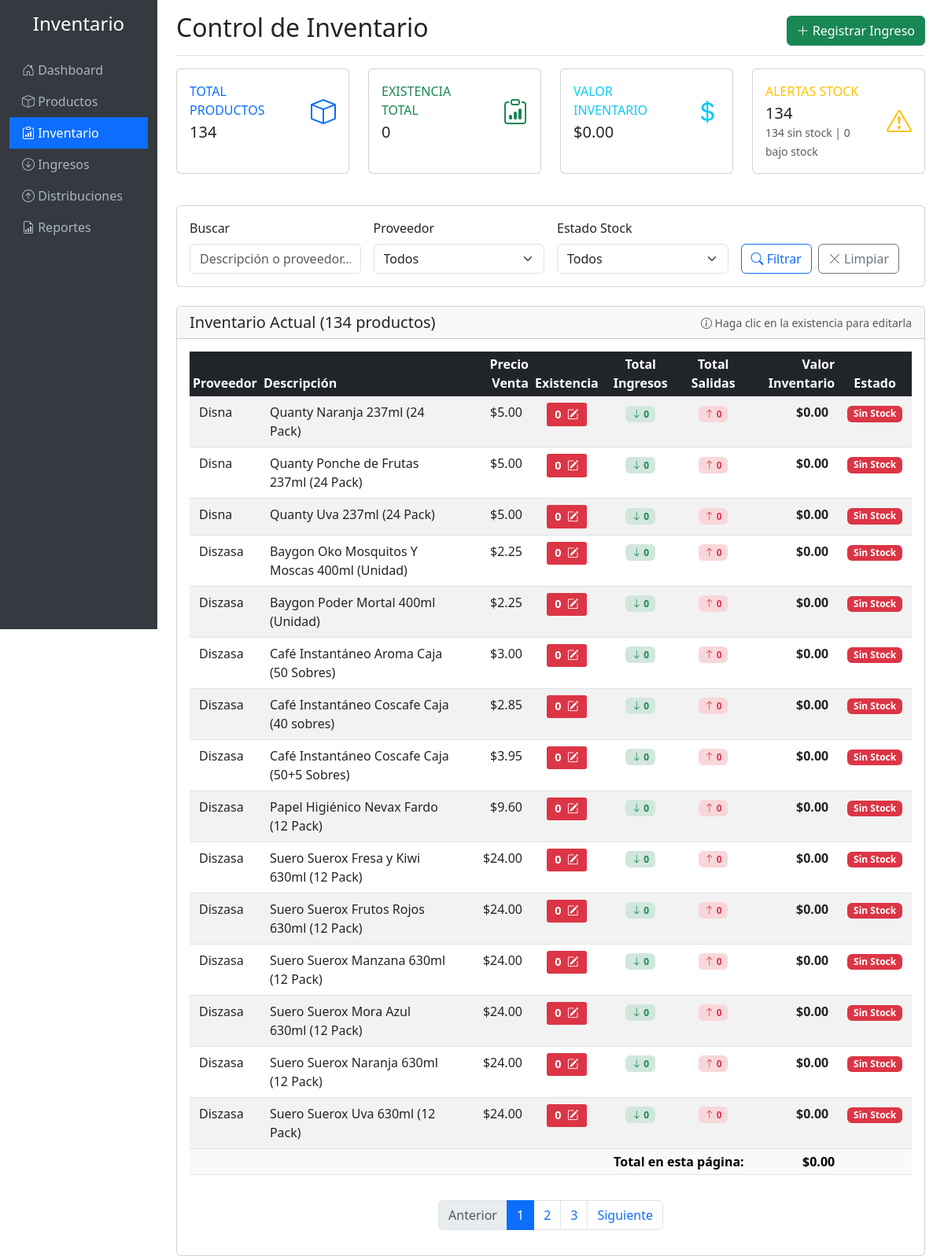
The app's page /inventario.php with its own data.
### tables this page shows
CREATE TABLE IF NOT EXISTS `productos` (
  `id` int NOT NULL AUTO_INCREMENT,
  `proveedor` varchar(255) NOT NULL,
  `descripcion` text NOT NULL,
  `precio_compra` decimal(10,2) DEFAULT '0.00' COMMENT 'Último precio de compra registrado',
  `precio_venta` decimal(10,2) NOT NULL,
  `existencia` int DEFAULT '0',
  `margen_ganancia` decimal(5,2) GENERATED ALWAYS AS ((case when (`precio_compra` > 0) then (((`precio_venta` - `precio_compra`) / `precio_compra`) * 100) else 0 end)) STORED COMMENT 'Margen de ganancia en porcentaje (calculado automáticamente)',
  `fecha_creacion` timestamp NULL DEFAULT CURRENT_TIMESTAMP,
  `fecha_actualizacion` timestamp NULL DEFAULT CURRENT_TIMESTAMP ON UPDATE CURRENT_TIMESTAMP,
  PRIMARY KEY (`id`),
  KEY `idx_proveedor` (`proveedor`),
  KEY `idx_existencia` (`existencia`)
);

### inventario.php (the view, shortened to what the rows shown need)
<?php
$database = new Database();
$db = $database->getConnection();
$page = isset($_GET['page']) ? (int)$_GET['page'] : 1;
$limit = 15;
$offset = ($page - 1) * $limit;
$where_conditions = [];
$params = [];
$where_clause = !empty($where_conditions) ? "WHERE " . implode(" AND ", $where_conditions) : "";
$query = "SELECT
            p.id,
            p.proveedor,
            p.descripcion,
            p.precio_venta,
            p.existencia,
            p.fecha_creacion,
            p.fecha_actualizacion,
            (p.existencia * p.precio_venta) as valor_inventario,
            (SELECT COALESCE(SUM(di.cantidad), 0)
             FROM detalle_ingresos di
             WHERE di.producto_id = p.id) as total_ingresos,
            (SELECT COALESCE(SUM(dtd.cantidad), 0)
             FROM detalle_tablas_distribucion dtd
             WHERE dtd.producto_id = p.id) as total_salidas
          FROM productos p
          $where_clause
          ORDER BY p.proveedor, p.descripcion
          LIMIT $limit OFFSET $offset";
$stmt = $db->prepare($query);
$stmt->execute($params);
$productos = $stmt->fetchAll();
?>
<!DOCTYPE html>
<html lang="es">
<head>
    <link href="https://cdn.jsdelivr.net/npm/bootstrap@5.3.0/dist/css/bootstrap.min.css" rel="stylesheet">
    <link href="https://cdn.jsdelivr.net/npm/bootstrap-icons@1.10.0/font/bootstrap-icons.css" rel="stylesheet">
</head>
<body>
    <div class="container-fluid">
        <div class="row">
            <main class="col-md-9 ms-sm-auto col-lg-10 px-md-4 main-content">
                <div class="d-flex justify-content-between flex-wrap flex-md-nowrap align-items-center pt-3 pb-2 mb-3 border-bottom">
                    <h1 class="h2">Control de Inventario</h1>
                </div>
                <div class="card">
                    <div class="card-body">
                        <?php if (count($productos) > 0): ?>
                            <div class="table-responsive">
                                <table class="table table-striped table-hover table-sm">
                                    <thead class="table-dark">
                                        <tr>
                                            <th>Proveedor</th>
                                            <th>Descripción</th>
                                            <th class="text-end">Precio Venta</th>
                                            <th class="text-center">Existencia</th>
                                            <th class="text-center">Total Ingresos</th>
                                            <th class="text-center">Total Salidas</th>
                                            <th class="text-end">Valor Inventario</th>
                                            <th class="text-center">Estado</th>
                                        </tr>
                                    </thead>
                                    <tbody>
                                        <?php foreach ($productos as $producto): ?>
                                            <?php
                                            $row_class = '';
                                            if ($producto['existencia'] == 0) {
                                                $row_class = 'row-sin-stock';
                                            } elseif ($producto['existencia'] < 10) {
                                                $row_class = 'row-bajo-stock';
                                            }
                                            ?>
                                            <tr class="<?php echo $row_class; ?>">
                                                <td><?php echo htmlspecialchars($producto['proveedor']); ?></td>
                                                <td>
                                                    <span title="<?php echo htmlspecialchars($producto['descripcion']); ?>">
                                                        <?php echo htmlspecialchars($producto['descripcion']); ?>
                                                    </span>
                                                </td>
                                                <td class="text-end">$<?php echo number_format($producto['precio_venta'], 2); ?></td>
                                                <td class="text-center">
                                                    <span class="existencia-editable badge badge-stock <?php
                                                        echo $producto['existencia'] == 0 ? 'bg-danger' :
                                                             ($producto['existencia'] < 10 ? 'bg-warning text-dark' : 'bg-success');
                                                    ?>"
                                                    data-producto-id="<?php echo $producto['id']; ?>"
                                                    data-existencia-actual="<?php echo $producto['existencia']; ?>"
                                                    data-descripcion="<?php echo htmlspecialchars($producto['descripcion']); ?>"
                                                    title="Clic para editar existencia">
                                                        <?php echo number_format($producto['existencia']); ?>
                                                        <i class="bi bi-pencil-square ms-1"></i>
                                                    </span>
                                                </td>
                                                <td class="text-center">
                                                    <span class="badge bg-success-subtle text-success">
                                                        <i class="bi bi-arrow-down"></i> <?php echo number_format($producto['total_ingresos']); ?>
                                                    </span>
                                                </td>
                                                <td class="text-center">
                                                    <span class="badge bg-danger-subtle text-danger">
                                                        <i class="bi bi-arrow-up"></i> <?php echo number_format($producto['total_salidas']); ?>
                                                    </span>
                                                </td>
                                                <td class="text-end fw-bold">$<?php echo number_format($producto['valor_inventario'], 2); ?></td>
                                                <td class="text-center">
                                                    <?php if ($producto['existencia'] == 0): ?>
                                                        <span class="badge bg-danger">Sin Stock</span>
                                                    <?php elseif ($producto['existencia'] < 10): ?>
                                                        <span class="badge bg-warning text-dark">Bajo Stock</span>
                                                    <?php else: ?>
                                                        <span class="badge bg-success">Normal</span>
                                                    <?php endif; ?>
                                                </td>
                                            </tr>
                                        <?php endforeach; ?>
                                    </tbody>
                                    <tfoot class="table-light">
                                        <tr>
                                            <th colspan="6" class="text-end">Total en esta página:</th>
                                            <th class="text-end">$<?php echo number_format(array_sum(array_column($productos, 'valor_inventario')), 2); ?></th>
                                            <th></th>
                                        </tr>
                                    </tfoot>
                                </table>
                            </div>
                        <?php else: ?>
                            <div class="alert alert-info">
                                <i class="bi bi-info-circle"></i> No se encontraron productos con los criterios especificados.
                            </div>
                        <?php endif; ?>
                    </div>
                </div>
            </main>
        </div>
    </div>
</body>
</html>

### records on screen
productos: proveedor "Disna", descripcion "Quanty Naranja 237ml (24 Pack)", precio_venta "5.00", existencia "0", total_ingresos "0", total_salidas "0", valor_inventario "0.00", shows "Sin Stock"
productos: proveedor "Disna", descripcion "Quanty Ponche de Frutas 237ml (24 Pack)", precio_venta "5.00", existencia "0", total_ingresos "0", total_salidas "0", valor_inventario "0.00", shows "Sin Stock"
productos: proveedor "Disna", descripcion "Quanty Uva 237ml (24 Pack)", precio_venta "5.00", existencia "0", total_ingresos "0", total_salidas "0", valor_inventario "0.00", shows "Sin Stock"
productos: proveedor "Diszasa", descripcion "Baygon Oko Mosquitos Y Moscas 400ml (Unidad)", precio_venta "2.25", existencia "0", total_ingresos "0", total_salidas "0", valor_inventario "0.00", shows "Sin Stock"
productos: proveedor "Diszasa", descripcion "Baygon Poder Mortal 400ml (Unidad)", precio_venta "2.25", existencia "0", total_ingresos "0", total_salidas "0", valor_inventario "0.00", shows "Sin Stock"
productos: proveedor "Diszasa", descripcion "Café Instantáneo Aroma Caja (50 Sobres)", precio_venta "3.00", existencia "0", total_ingresos "0", total_salidas "0", valor_inventario "0.00", shows "Sin Stock"
productos: proveedor "Diszasa", descripcion "Café Instantáneo Coscafe Caja (40 sobres)", precio_venta "2.85", existencia "0", total_ingresos "0", total_salidas "0", valor_inventario "0.00", shows "Sin Stock"
productos: proveedor "Diszasa", descripcion "Café Instantáneo Coscafe Caja (50+5 Sobres)", precio_venta "3.95", existencia "0", total_ingresos "0", total_salidas "0", valor_inventario "0.00", shows "Sin Stock"
productos: proveedor "Diszasa", descripcion "Papel Higiénico Nevax Fardo (12 Pack)", precio_venta "9.60", existencia "0", total_ingresos "0", total_salidas "0", valor_inventario "0.00", shows "Sin Stock"
productos: proveedor "Diszasa", descripcion "Suero Suerox Fresa y Kiwi 630ml (12 Pack)", precio_venta "24.00", existencia "0", total_ingresos "0", total_salidas "0", valor_inventario "0.00", shows "Sin Stock"
productos: proveedor "Diszasa", descripcion "Suero Suerox Frutos Rojos 630ml (12 Pack)", precio_venta "24.00", existencia "0", total_ingresos "0", total_salidas "0", valor_inventario "0.00", shows "Sin Stock"
productos: proveedor "Diszasa", descripcion "Suero Suerox Manzana 630ml (12 Pack)", precio_venta "24.00", existencia "0", total_ingresos "0", total_salidas "0", valor_inventario "0.00", shows "Sin Stock"
productos: proveedor "Diszasa", descripcion "Suero Suerox Mora Azul 630ml (12 Pack)", precio_venta "24.00", existencia "0", total_ingresos "0", total_salidas "0", valor_inventario "0.00", shows "Sin Stock"
productos: proveedor "Diszasa", descripcion "Suero Suerox Naranja 630ml (12 Pack)", precio_venta "24.00", existencia "0", total_ingresos "0", total_salidas "0", valor_inventario "0.00", shows "Sin Stock"
productos: proveedor "Diszasa", descripcion "Suero Suerox Uva 630ml (12 Pack)", precio_venta "24.00", existencia "0", total_ingresos "0", total_salidas "0", valor_inventario "0.00", shows "Sin Stock"

### other values on screen
$stats['total_productos'] "134"
$stats['total_existencia'] "0"
$stats['valor_total_inventario'] "0.00"
$stats['productos_sin_stock'] + $stats['productos_bajo_stock'] "134"
$stats['productos_sin_stock'] "134"
$stats['productos_bajo_stock'] "0"
$total_productos "134"
array_sum(array_column($productos, 'valor_inventario')) "0.00"
